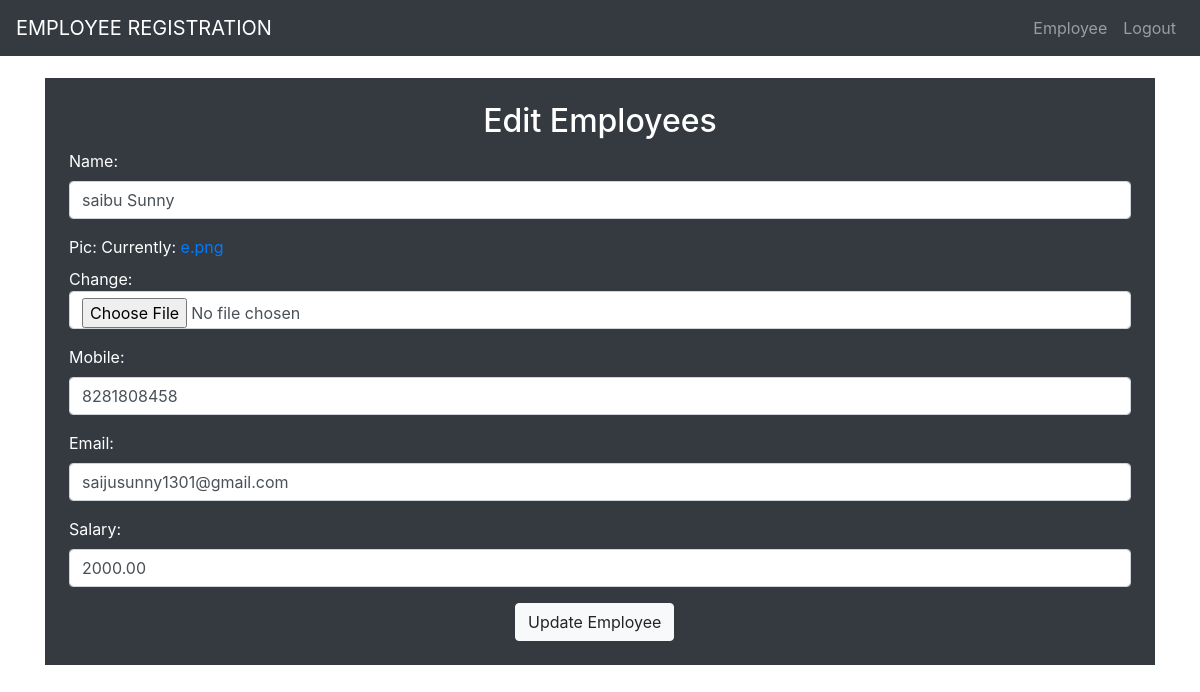
Screenshot of /editEmployee/27 (signed in) with the database file from the repository.
### empl/models.py (models this page shows)
class Employee(models.Model):
    user = models.ForeignKey(User, on_delete=models.CASCADE, null=True)
    name = models.CharField(max_length=100)
    pic = models.ImageField(upload_to="uploads", default='e.png')
    mobile = models.CharField(unique=True, max_length=10)
    email = models.EmailField()
    salary = models.DecimalField(max_digits=8, decimal_places=2)
    datetime = models.DateTimeField(auto_now=True)

### empl/views.py (the view)
# urls.py: path('editEmployee/<int:id>', views.edit_employees,name='editEmp'),
@login_required(login_url='adminlogin')
def edit_employees(request, id=None):
        one_emp = Employee.objects.get(id=id)
        form = EmployeeForm(request.POST or None, request.FILES or None, instance=one_emp)
        if form.is_valid():
            form.save()
            messages.add_message(request, messages.INFO, f"{form.cleaned_data.get('name')} has been added")
            return redirect('allEmp')
        context = {
            'form': form,
        }
        return render(request, 'emp/editEmp.html', context)

### empl/forms.py
class EmployeeForm(forms.ModelForm):
    class Meta:
        model = Employee
        fields = ['name','pic','mobile','email','salary']

### empl/templates/emp/editEmp.html (shortened to what this page needs)
{% extends 'base.html' %}
{% block content %}
<div class="w50 bg-dark text-white p-4" style="margin-top: 2%;">
    <h2 style="text-align: center;">Edit Employees</h2>
    <form method="post" enctype="multipart/form-data">
        {{form.as_p}}
        <button type="submit" class="btn btn-light" style="margin-left: 42%;">Update Employee</button>
    </form>
</div>
{% endblock %}

### rows the page displays
Employee: name "saibu Sunny", mobile "8281808458", email "saijusunny1301@gmail.com", salary "2000.00"
